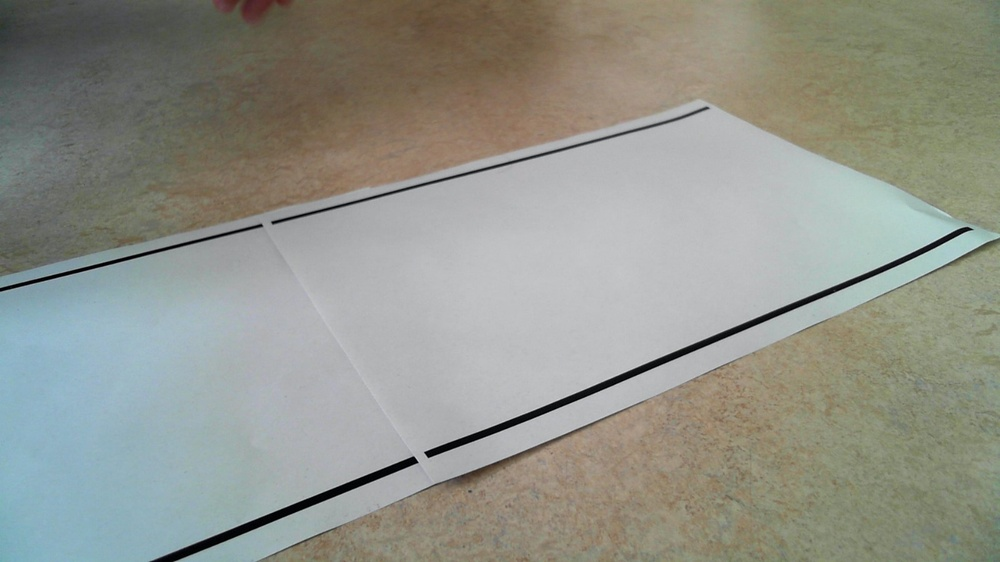
//> input picture lane_detection/finder_image2.jpeg, 1000 x 562 px, shrunk from 1600 x 900 before the run
$ ./laneFindingAlgorithmus   (built with g++ and OpenCV 4)
//> lines starting //> are read from the running program, lines starting //| are printed output that depends on the picture; after the words box and inside, x2 and y2 are one past the last pixel; in counts of white or black regions, pixels touching at a corner belong together
//> further down, image is the input picture: 562 rows x 1000 cols, CV_8UC3; mean B, G, R 138.8, 147.6, 145.7
### lane_detection/image_preprocessing/ImagePreProcessing.h
#include <opencv2/opencv.hpp>


class ImagePreProcessing
{
    public:
        cv::Mat convert_to_gray(cv::Mat image);
        cv::Mat gaussianBlur(cv::Mat image);
        cv::Mat canny_edge_detection(cv::Mat image);
        cv::Mat create_mask(cv::Size imageSize);
        cv::Mat create_bigger_mask(cv::Size imageSize);
        cv::Mat apply_mask_to_image(cv::Mat image, cv::Mat mask);


        //TESTING PORPUSE//
        cv::Mat canny_edge_detection(cv::Mat image, int minVal, int maxVal);
        cv::Mat gaussianBlur(cv::Mat image, int kernelSize);
        cv::Mat hough_lines(cv::Mat edgesImage, double rho, double theta, int threshold, int minLineLength, int maxLineGap);
};

### lane_detection/laneFindingAlgorithmus.h
#include <opencv2/opencv.hpp>
#include "image_preprocessing/ImagePreProcessing.h"


struct LaneLines {
    float posSlopeMean = -1.0f; // Initialize with neg values for firsttime check
    double xInterceptPosMean = -1.0;
    float negSlopeMean = -1.0f;
    double xInterceptNegMean = -1.0;
};

struct InterceptAndSlope {
    double xIntercept;
    double slope;
};

enum LaneDetectionResult {
    NO_LINE = 0,
    ONE_LINE = 1,
    TWO_LINES = 2
};


class StrassenFinder
{
    public:
        bool find_lanes(cv::Mat inputImage);
        //Before calling this functions find_lanes has to be called
        cv::Mat get_mask();
        cv::Mat get_maskedImage();
        cv::Mat get_edgesImage();
        cv::Mat get_houghLinesImage();
        cv::Mat get_laneLineImage();
        cv::Mat get_filteredHoughLinesImage();

        double get_distance_to_street();
        double get_steering_angle();


    private:
        ImagePreProcessing imagePreProcessor;

        bool houghLines(cv::Mat maskedImage, cv::Mat originalImage, std::vector<cv::Vec4i>& lines);
        LaneDetectionResult averageLaneLines(std::vector<cv::Vec4i> lines, cv::Mat originalImage);
        int calculate_steering_dir(LaneLines laneLines, cv::Mat originalImage);

        double median(std::vector<double> vec);

        cv::Mat mask;
        cv::Mat maskedImage;
        cv::Mat edgesImage;
        cv::Mat laneLineImage;
        cv::Mat houghLinesImage;
        cv::Mat filterdHoughLinesImage;

        int distance_to_street;
        double steering_angle;

};

### lane_detection/image_preprocessing/ImagePreProcessing.cpp
#include "ImagePreProcessing.h"


cv::Mat ImagePreProcessing::convert_to_gray(cv::Mat image)
{
    cv::Mat grayImage;
    cv::cvtColor(image, grayImage, cv::COLOR_BGR2GRAY);
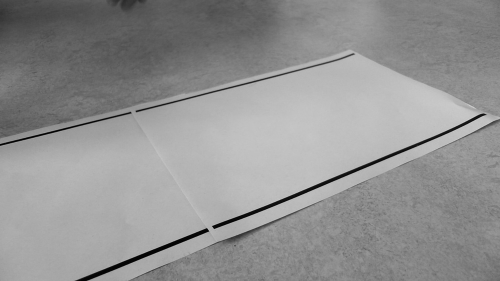
//> grayImage: 562 rows x 1000 cols, CV_8UC1 (shown at 1/2 size); min 0, max 219, mean 146
    return grayImage;
}

// [7 lines left out: function gaussianBlur, not called in this run]

cv::Mat ImagePreProcessing::canny_edge_detection(cv::Mat image)
{
    // finds gradient in x,y direction, gradient direction is perpendicular to edges
    // Define values for edge detection
    int minVal = 60;
    int maxVal = 150;
    cv::Mat edgesImage;

    cv::Canny(image, edgesImage, minVal, maxVal);
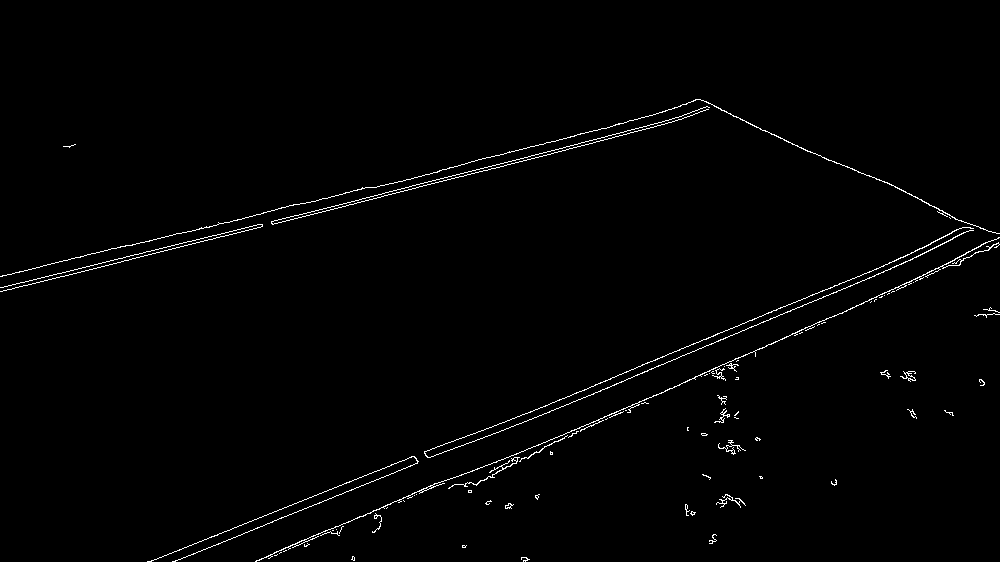
//> edgesImage: 562 rows x 1000 cols, CV_8UC1; 1.2% white in thin lines or dots, all inside (x1, y1, x2, y2) = (0, 99, 1000, 562)
    return edgesImage;
}

// [33 lines left out: function create_mask, not called in this run]


cv::Mat ImagePreProcessing::create_bigger_mask(cv::Size imageSize)
{
//> called with imageSize = Size(1000, 562)
    // Create mask to only keep area defined by four corners
    // Black out every area outside area

    // Define masked image
    // Create all black image with same dimensions as original image
    // 3rd arg is CV_<bit-depth>{U|S|F}C(<number_of_channels>), so this is 8bit, unsigned int, channels: 1
    cv::Mat mask = cv::Mat(imageSize, CV_8UC1, cv::Scalar(0)); // CV_8UC3 to make it a 3 channel

    // Define the points for the mask
    // Use cv::Point type for x,y points
    cv::Point p1 = cv::Point(0, imageSize.height); //left bottom edge
    cv::Point p2 = cv::Point(0, imageSize.height / 4);  //top middle left point
    cv::Point p3 = cv::Point(imageSize.width, imageSize.height /4);  //top middle right point
    cv::Point p4 = cv::Point(imageSize.width, imageSize.height); //right bottom edge

    // create vector from array with points we just defined
    cv::Point vertices1[] = {p1,p2,p3,p4};
    std::vector<cv::Point> vertices (vertices1, vertices1 + sizeof(vertices1) / sizeof(cv::Point));

    // Create vector of vectors, add the vertices we defined above
    // (you could add multiple other similar contours to this vector)
    std::vector<std::vector<cv::Point> > verticesToFill;
    verticesToFill.push_back(vertices);

    // Fill in the vertices on the blank image, showing what the mask is
    cv::fillPoly(mask, verticesToFill, cv::Scalar(255,255,255));
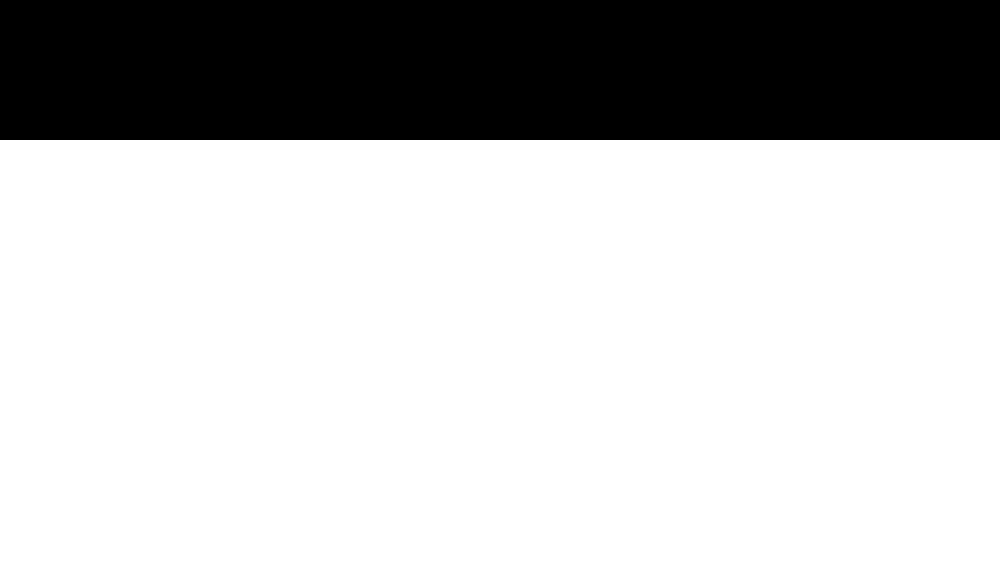
//> mask: 562 rows x 1000 cols, CV_8UC1; 75.1% white; 1 black region, box (x1, y1, x2, y2) and area: (0, 0, 1000, 140) 140000

    return mask;
}


cv::Mat ImagePreProcessing::apply_mask_to_image(cv::Mat image, cv::Mat mask)
{
    // create image only where mask and edge Detection image are the same
    // Create masked im, which takes input1, input2, and output. Only keeps where two images overlap
    cv::Mat maskedImage = image.clone();
    cv::bitwise_and(image, mask, maskedImage);
//> maskedImage: 562 rows x 1000 cols, CV_8UC1; 1.1% white in thin lines or dots, all inside (x1, y1, x2, y2) = (0, 140, 1000, 562)
    return maskedImage;
}

// [59 lines left out: functions gaussianBlur, canny_edge_detection, onTrackbarChange, hough_lines, not called in this run]


int main() {
    // Read the image
    std::string imagePath = "../size14.jpg"; // Change to your image path
    cv::Mat image = cv::imread(imagePath);
    if (image.empty()) {
        std::cerr << "Error: Could not open image" << std::endl;
        return -1;
    }

    // Initialize the processor
    ImagePreProcessing processor;

    // Parameters for trackbars
    int minVal = 240;
    int maxVal = 255;
    int kernelSize = 5;
    int houghThreshold = 75;
    int minLineLength = 200;
    int maxLineGap = 70;

    // Default values for HoughLinesP parameters
    double rho = 1;
    double theta = CV_PI / 180;

    // Create windows
    cv::namedWindow("Edges", cv::WINDOW_AUTOSIZE);
    cv::namedWindow("Lines", cv::WINDOW_AUTOSIZE);

    // Create trackbars
    cv::createTrackbar("Min Val", "Edges", &minVal, 255, onTrackbarChange, new std::tuple<ImagePreProcessing*, cv::Mat, int*, int*, int*, int*, int*, int*>(&processor, image, &minVal, &maxVal, &kernelSize, &houghThreshold, &minLineLength, &maxLineGap));
    cv::createTrackbar("Max Val", "Edges", &maxVal, 255, onTrackbarChange, new std::tuple<ImagePreProcessing*, cv::Mat, int*, int*, int*, int*, int*, int*>(&processor, image, &minVal, &maxVal, &kernelSize, &houghThreshold, &minLineLength, &maxLineGap));
    cv::createTrackbar("Kernel Size", "Edges", &kernelSize, 31, onTrackbarChange, new std::tuple<ImagePreProcessing*, cv::Mat, int*, int*, int*, int*, int*, int*>(&processor, image, &minVal, &maxVal, &kernelSize, &houghThreshold, &minLineLength, &maxLineGap));
    cv::createTrackbar("Threshold", "Lines", &houghThreshold, 200, onTrackbarChange, new std::tuple<ImagePreProcessing*, cv::Mat, int*, int*, int*, int*, int*, int*>(&processor, image, &minVal, &maxVal, &kernelSize, &houghThreshold, &minLineLength, &maxLineGap));
    cv::createTrackbar("Min Line Len", "Lines", &minLineLength, 300, onTrackbarChange, new std::tuple<ImagePreProcessing*, cv::Mat, int*, int*, int*, int*, int*, int*>(&processor, image, &minVal, &maxVal, &kernelSize, &houghThreshold, &minLineLength, &maxLineGap));
    cv::createTrackbar("Max Line Gap", "Lines", &maxLineGap, 300, onTrackbarChange, new std::tuple<ImagePreProcessing*, cv::Mat, int*, int*, int*, int*, int*, int*>(&processor, image, &minVal, &maxVal, &kernelSize, &houghThreshold, &minLineLength, &maxLineGap));

    // Initial call to display the image
    onTrackbarChange(0, new std::tuple<ImagePreProcessing*, cv::Mat, int*, int*, int*, int*, int*, int*>(&processor, image, &minVal, &maxVal, &kernelSize, &houghThreshold, &minLineLength, &maxLineGap));

    // Wait for the user to press a key
    cv::waitKey(0);
    return 0;
}

### lane_detection/laneFindingAlgorithmus.cpp
#include "laneFindingAlgorithmus.h"

#include <cmath>
#include <algorithm>
#include <numeric>


// Function for finding median
// [38 lines left out: function median, not called in this run]


cv::Mat StrassenFinder::get_mask()
{
    return mask;
}
// [4 lines left out: function get_maskedImage, not called in this run]
cv::Mat StrassenFinder::get_edgesImage()
{
    return edgesImage;
}
cv::Mat StrassenFinder::get_houghLinesImage()
{
    return houghLinesImage;
}
cv::Mat StrassenFinder::get_laneLineImage()
{
    return laneLineImage;
}
cv::Mat StrassenFinder::get_filteredHoughLinesImage()
{
    return filterdHoughLinesImage;
}

bool operator==(const InterceptAndSlope& lhs, const InterceptAndSlope& rhs) {
    return lhs.xIntercept == rhs.xIntercept && lhs.slope == rhs.slope;
}


// Implement the methods to return the angle and distance
double StrassenFinder::get_distance_to_street() {
    return distance_to_street;
}

double StrassenFinder::get_steering_angle() {
    return steering_angle;
}


// [4 lines left out: function calculateMean, not called in this run]

double calculateMean(const std::vector<InterceptAndSlope>& values) {
    double sum = 0.0;
    for (const auto& value : values) {
        sum += value.xIntercept;
    }
    return sum / values.size();
}

double calculateMeanSlope(const std::vector<InterceptAndSlope>& values) {
    double sum = 0.0;
    for (const auto& value : values) {
        sum += value.slope;
    }
    return sum / values.size();
}


std::pair<std::vector<InterceptAndSlope>, std::vector<InterceptAndSlope>> kMeansClustering(const std::vector<InterceptAndSlope>& interceptsAndSlopes, int maxIterations = 100) {
    // Initialize centroids
    double centroid1 = interceptsAndSlopes[0].xIntercept;
    double centroid2 = interceptsAndSlopes[interceptsAndSlopes.size() / 2].xIntercept;

    std::vector<InterceptAndSlope> cluster1, cluster2;
    std::vector<InterceptAndSlope> previousCluster1, previousCluster2;

    for (int iteration = 0; iteration < maxIterations; ++iteration) {
        cluster1.clear();
        cluster2.clear();

        // Assign each x-intercept to the nearest centroid
        for (const auto& interceptAndSlope : interceptsAndSlopes) {
            if (std::abs(interceptAndSlope.xIntercept - centroid1) < std::abs(interceptAndSlope.xIntercept - centroid2)) {
                cluster1.push_back(interceptAndSlope);
            } else {
                cluster2.push_back(interceptAndSlope);
            }
        }

        // Check for convergence
        if (cluster1 == previousCluster1 && cluster2 == previousCluster2) {
            break;
        }

        previousCluster1 = cluster1;
        previousCluster2 = cluster2;

        // Update centroids
        if (!cluster1.empty()) {
            centroid1 = calculateMean(cluster1);
        }
        if (!cluster2.empty()) {
            centroid2 = calculateMean(cluster2);
        }
    }

    return {cluster1, cluster2};
}


std::vector<InterceptAndSlope> calculateXIntercepts(const std::vector<std::pair<cv::Vec4i, float>>& filteredLines, const cv::Mat& originalImage) {
    std::vector<InterceptAndSlope> interceptsAndSlopes;
    for (const auto& lineWithSlope : filteredLines) {
        const auto& line = lineWithSlope.first;
        double slope = lineWithSlope.second;

        double x1 = line[0];
        double y1 = originalImage.rows - line[1]; // y axis is flipped
        double yIntercept = y1 - slope * x1; // y-intercept of line
        double xIntercept = -yIntercept / slope; // find x-intercept based on y = mx + b

        if (!std::isnan(xIntercept)) {
            interceptsAndSlopes.push_back({xIntercept, slope});
        }
    }
    return interceptsAndSlopes;
}


void drawAverageLine(cv::Mat& image, double xIntercept, double slope, cv::Scalar color) {
    int y1 = image.rows;
    int y2 = image.rows / 4;

    // Calculate the corresponding x coordinates for the y coordinates
    int x1 = static_cast<int>(xIntercept);
    int x2 = static_cast<int>(xIntercept + (y1 - y2) / slope);

    std::cout << "Line: " << "(" << x1 << " " << y1 << ") (" << x2 << " " <<y2 << ")"<<std::endl;

    cv::line(image, cv::Point(x1, y1), cv::Point(x2, y2), color, 2);
}


// Function to add the angle label to the image
void addAngleLabel(cv::Mat& image, double angle) {
    // Convert the angle to a string
    std::string angleText = "Angle: " + std::to_string(angle) + " degrees";

    // Determine the position for the label based on the angle
    int posX;
    if (angle >= 0) {
        posX = image.cols / 4;
    } else {
        posX = (image.cols / 4) * 3;
    }
    int posY = (image.rows / 4) * 3;

    // Define font properties
    int fontFace = cv::FONT_HERSHEY_SIMPLEX;
    double fontScale = 0.7;
    int thickness = 2;
    cv::Scalar color = cv::Scalar(255, 255, 0);

    // Add the text to the image
    cv::putText(image, angleText, cv::Point(posX, posY), fontFace, fontScale, color, thickness);
}


bool StrassenFinder::houghLines(cv::Mat maskedImage, cv::Mat originalImage, std::vector<cv::Vec4i>& lines)
{
    bool success;

    lines.clear();

    float rho = 2;
    float pi = 3.14159265358979323846;
    float theta = pi/180;
    float threshold = 45;
    //int minLineLength = 40;
    int minLineLength = 100;
    int maxLineGap = 10;


    cv::HoughLinesP(maskedImage, lines, rho, theta, threshold, minLineLength, maxLineGap);
//> lines = 19 lines (x1, y1, x2, y2), first 8: [256, 560, 447, 479], [384, 195, 603, 140], [598, 420, 919, 277], [2, 287, 258, 224], [616, 383, 725, 338], [595, 384, 754, 319], [144, 242, 368, 187], [346, 203, 480, 168]
//> (the rest of the program and of its run is left out)
